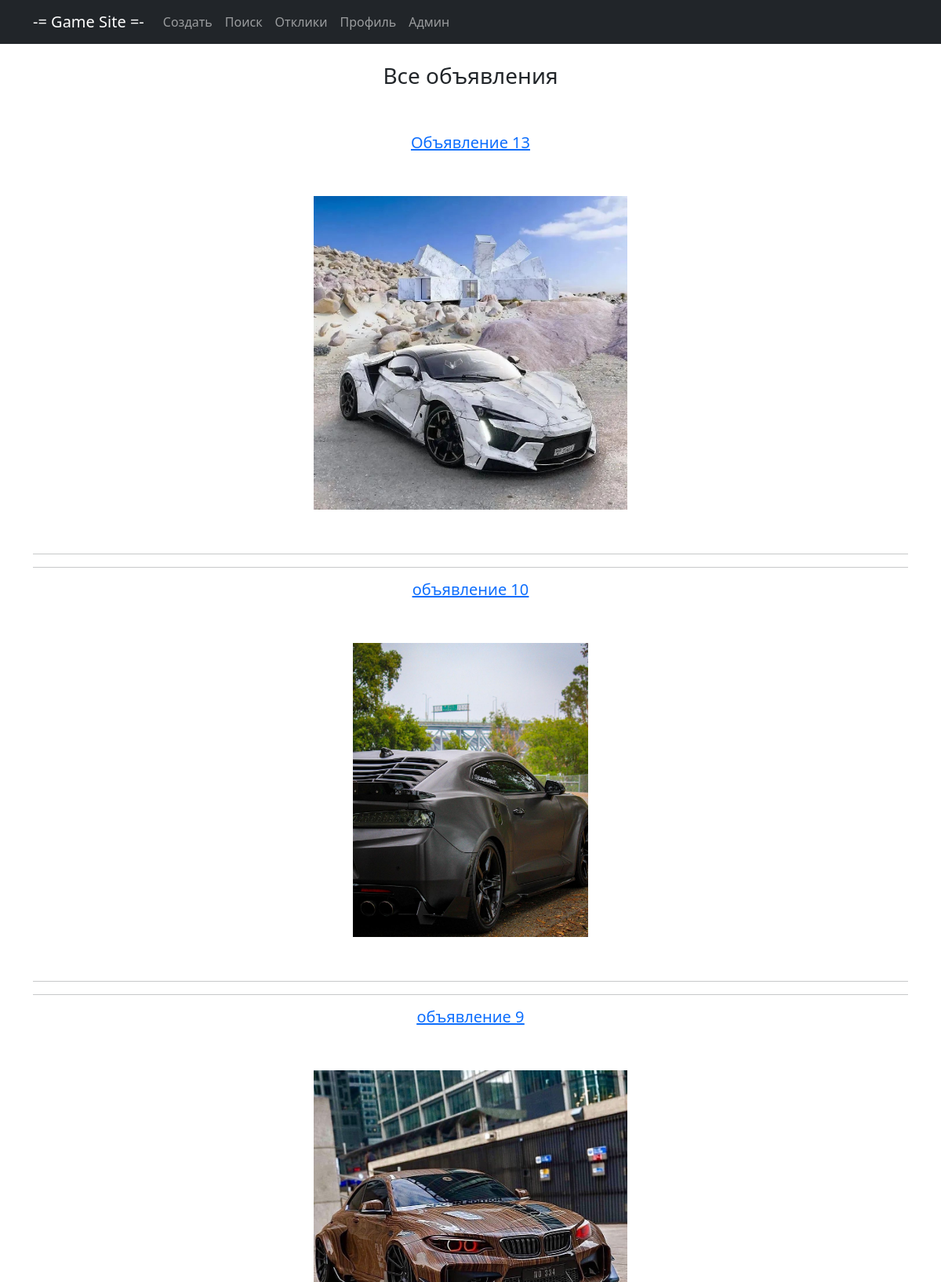
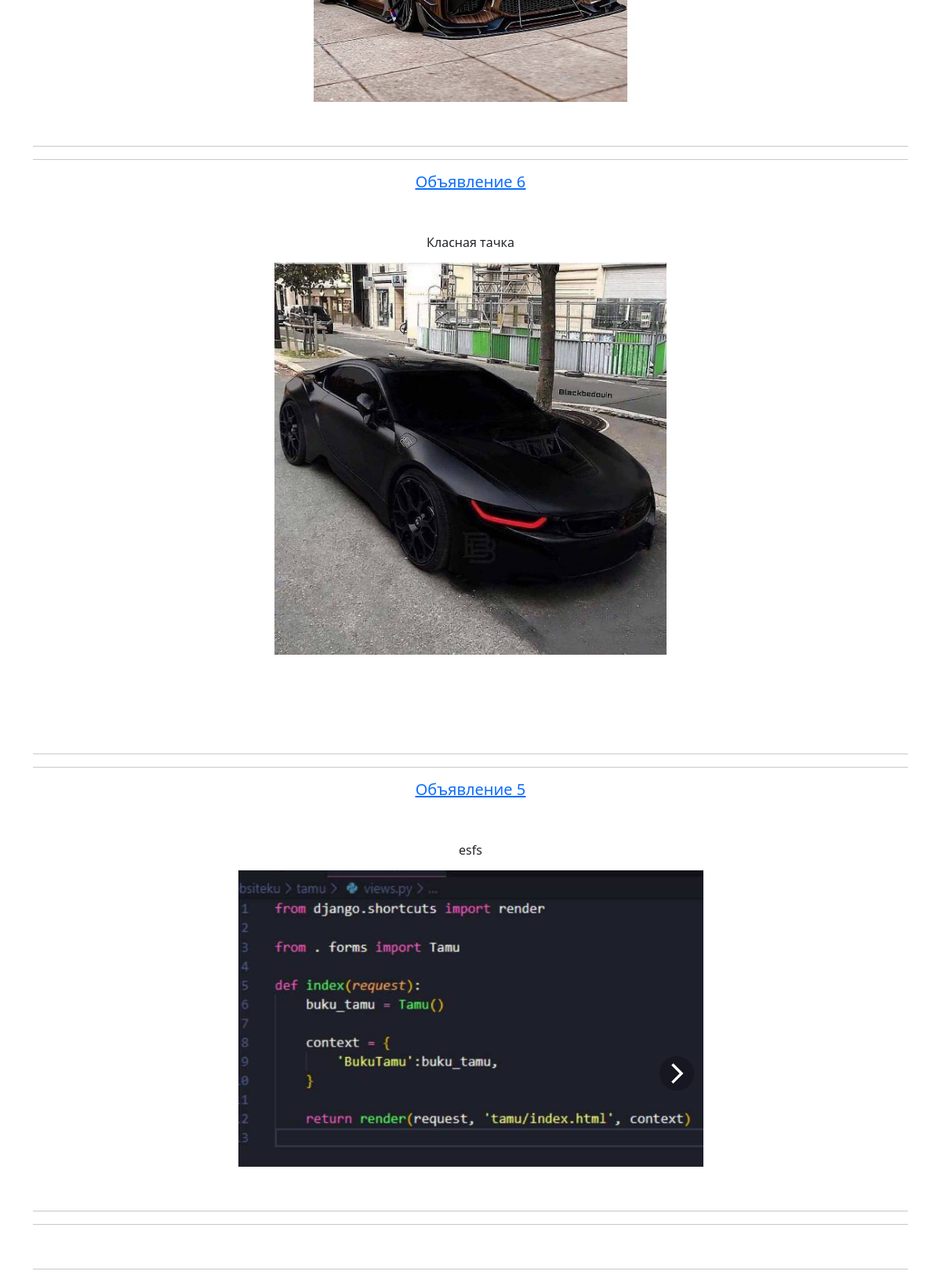
The page / on the database its author committed (2 pictures, top to bottom).
### main/models.py (models this page shows, shortened)
class Note(models.Model):
    title = models.CharField(max_length=128, verbose_name='Название')
    content = RichTextUploadingField(verbose_name='Контент')
    datetime = models.DateTimeField(auto_now_add=True, verbose_name='Дата создания')
    user = models.ForeignKey(User, blank=True, null=True, on_delete=models.CASCADE, verbose_name='Пользователь')
    category = models.ForeignKey(Category, on_delete=models.CASCADE, verbose_name='Категория')

### main/views.py (the view)
# urls.py: path('', NoteMain.as_view(), name='main'),
class NoteMain(ListView):
    model = Note
    template_name = 'main.html'
    context_object_name = 'notes'
    ordering = ['-datetime']
    paginate_by = 5

### templates/main.html (shortened to what this page needs)
{% extends 'static/default.html' %}
{% block content %}
<br>
<h3>Все объявления</h3>
<br>
<br>
{% for note in notes %}
<h5><a href="{% url 'detail' note.id %}"><u>{{ note.title }}</u></a></h5>
<br>
<br>
<h6>{{ note.content|safe  }}</h6>
<br>
<hr>
<hr>
{% endfor %}
<br>
<hr>
{% endblock content %}

### rows shown on the page
Note: title "Объявление 13", content (picture)
Note: title "объявление 10", content (picture)
Note: title "объявление 9", content (picture)
Note: title "Объявление 6", content "Класная тачка", content (picture)
Note: title "Объявление 5", content "esfs", content (picture)
